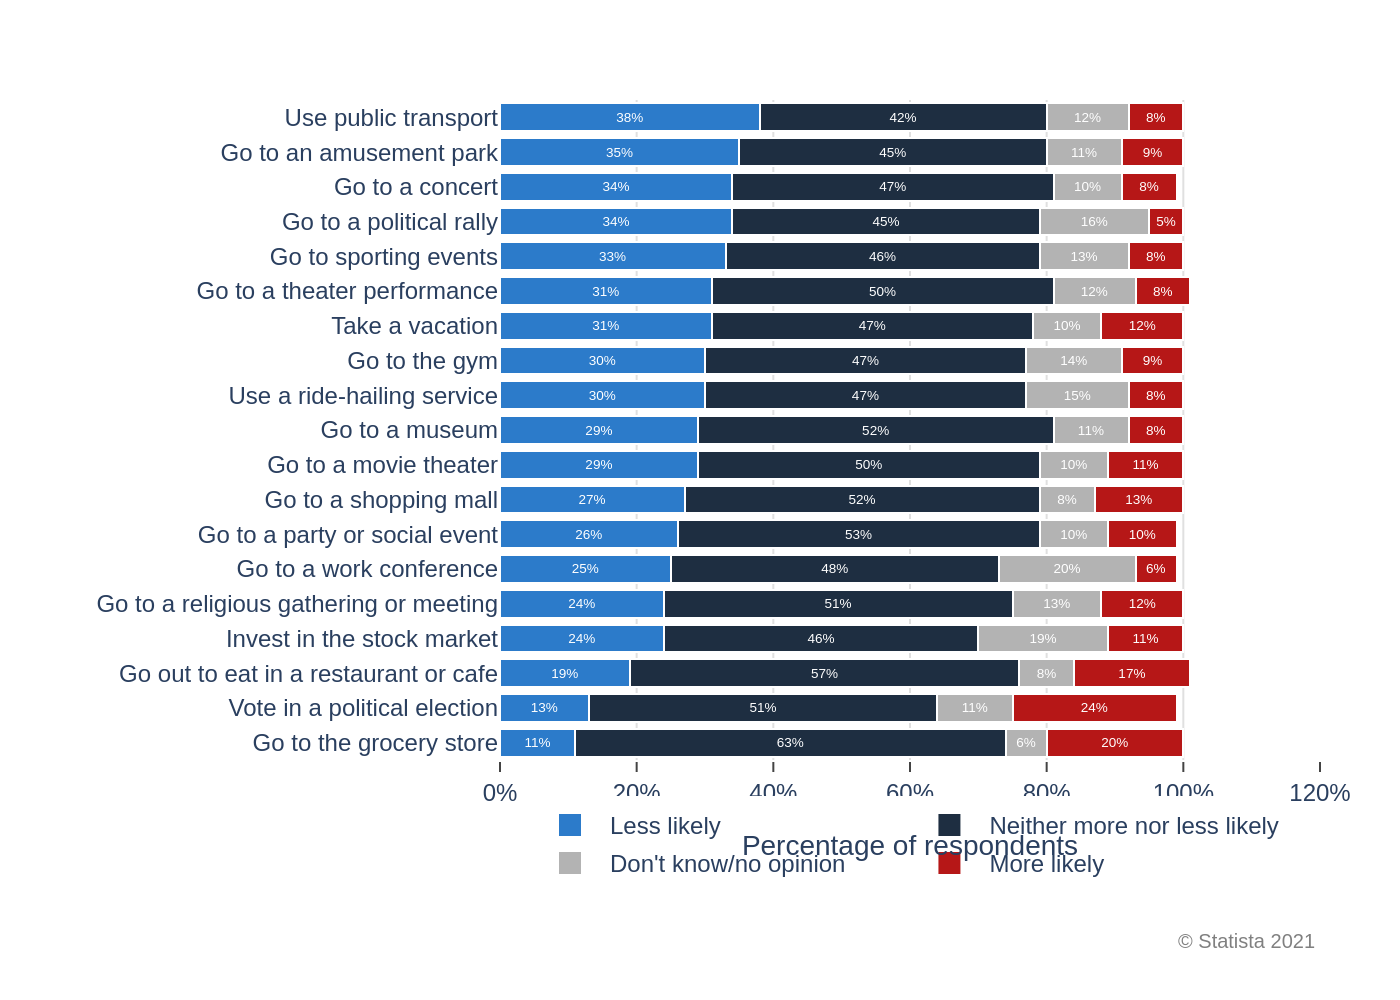

Generate this figure with Python:
import sys
import json
import plotly.graph_objects as go

if len(sys.argv) != 2:
    print("Usage: python create_chart.py <json_file_path>")
    sys.exit(1)

json_file_path = sys.argv[1]

try:
    with open(json_file_path, 'r', encoding='utf-8') as f:
        config = json.load(f)
except FileNotFoundError:
    print(f"Error: File not found at {json_file_path}")
    sys.exit(1)
except json.JSONDecodeError:
    print(f"Error: Invalid JSON format in {json_file_path}")
    sys.exit(1)

chart_data = config['chart_data']
texts = config['texts']
colors = config['colors']

chart_data.reverse()

categories = [d['category'] for d in chart_data]
num_series = len(texts['legend_labels'])

fig = go.Figure()

for i in range(num_series):
    values = [d['values'][i] for d in chart_data]
    fig.add_trace(go.Bar(
        y=categories,
        x=values,
        name=texts['legend_labels'][i],
        orientation='h',
        marker=dict(
            color=colors[i],
            line=dict(color='white', width=1)
        ),
        text=[f"{v}%" for v in values if v > 0],
        textposition='inside',
        insidetextanchor='middle',
        textfont=dict(
            family='Arial',
            size=12,
            color='white'
        ),
        hoverinfo='skip'
    ))

title_text = ""
if texts.get('title'):
    title_text += f"<b>{texts['title']}</b>"
if texts.get('subtitle'):
    title_text += f"<br><sub>{texts['subtitle']}</sub>"

fig.update_layout(
    barmode='stack',
    title=dict(
        text=title_text,
        x=0.01,
        xanchor='left'
    ),
    xaxis=dict(
        title=texts.get('x_axis_title'),
        showgrid=True,
        gridcolor='#e0e0e0',
        zeroline=False,
        ticks='outside',
        tickvals=[0, 20, 40, 60, 80, 100, 120],
        ticktext=['0%', '20%', '40%', '60%', '80%', '100%', '120%'],
        range=[0, 120]
    ),
    yaxis=dict(
        showgrid=False,
        zeroline=False,
        ticks='',
        showticklabels=True
    ),
    legend=dict(
        orientation='h',
        yanchor='bottom',
        y=-0.2,
        xanchor='center',
        x=0.5,
        traceorder='normal',
        font=dict(size=12)
    ),
    font=dict(
        family="Arial",
        size=12
    ),
    plot_bgcolor='white',
    paper_bgcolor='white',
    margin=dict(l=250, r=40, t=50, b=120),
    height=800
)

fig.add_annotation(
    text=texts.get('source', ''),
    align='right',
    showarrow=False,
    xref='paper',
    yref='paper',
    x=1.0,
    y=-0.25,
    xanchor='right',
    yanchor='top',
    font=dict(
        family="Arial",
        size=10,
        color="grey"
    )
)

base_name_with_ext = json_file_path.split('/')[-1].split('\\')[-1]
base_filename = base_name_with_ext.rsplit('.', 1)[0]
output_filename = f"{base_filename}.png"

fig.write_image(output_filename, scale=2)
print(f"Chart successfully generated and saved as {output_filename}")
